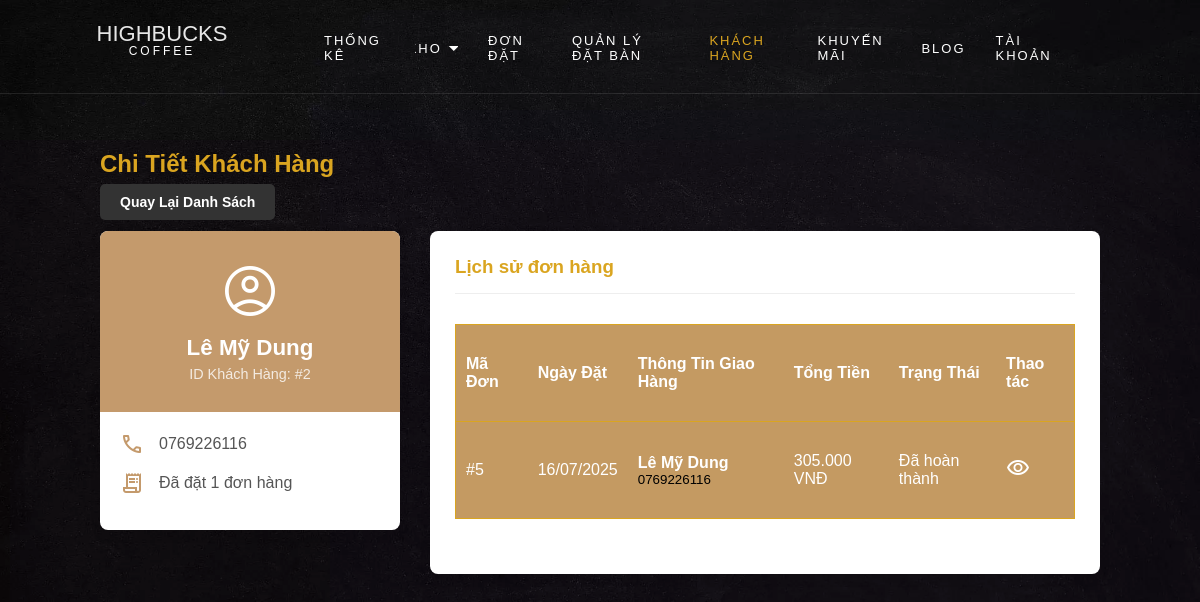
The app's page /Page/customer_details.php?id=2 with its own data.
### tables this page shows
CREATE TABLE IF NOT EXISTS `taikhoan` (
  `idTaiKhoan` int NOT NULL AUTO_INCREMENT,
  `HoTen` varchar(255) DEFAULT NULL,
  `sdt` varchar(11) DEFAULT NULL,
  `MatKhau` char(100) DEFAULT NULL,
  `DiaChi` varchar(255) DEFAULT NULL,
  `ChucVu` varchar(45) DEFAULT 'Khách hàng',
  PRIMARY KEY (`idTaiKhoan`)
);

CREATE TABLE IF NOT EXISTS `donhang` (
  `idDonHang` int NOT NULL AUTO_INCREMENT,
  `idTaiKhoan` int DEFAULT NULL,
  `TenNguoiNhan` varchar(255) DEFAULT NULL,
  `SoDienThoaiNhan` varchar(11) DEFAULT NULL,
  `DiaChiNhan` varchar(255) DEFAULT NULL,
  `NgayDat` datetime DEFAULT CURRENT_TIMESTAMP,
  `TongTien` decimal(10,0) DEFAULT NULL,
  `TrangThai` varchar(255) DEFAULT 'Đợi xác nhận',
  PRIMARY KEY (`idDonHang`)
);

### Page/customer_details.php (the view, shortened to what this page needs)
<?php
include_once '../PHP/Connect.php';
$id_khach_hang = intval($_GET['id']);
$stmt_customer = $conn->prepare("SELECT HoTen, sdt FROM taikhoan WHERE idTaiKhoan = ?");
$stmt_customer->bind_param("i", $id_khach_hang);
$stmt_customer->execute();
$customer = $stmt_customer->get_result()->fetch_assoc();
$orders = [];
$stmt_orders = $conn->prepare("SELECT idDonHang, TenNguoiNhan, SoDienThoaiNhan, DiaChiNhan, NgayDat, TongTien, TrangThai FROM donhang WHERE idTaiKhoan = ? ORDER BY NgayDat DESC");
$stmt_orders->bind_param("i", $id_khach_hang);
$stmt_orders->execute();
$result_orders = $stmt_orders->get_result();
while ($row = $result_orders->fetch_assoc()) {
    $orders[] = $row;
}
?>
<!DOCTYPE html>
<html lang="vi">
<head>
    <link rel="stylesheet" href="../Css/css.css">
</head>
<body>
    <div class="admin-container">
        <?php include_once __DIR__ . '/../PHP/menu_dashboard.php'; ?>
        <div class="dashboard">
             <div class="main-header">
                <h2 style="padding-bottom: 15px;">Chi Tiết Khách Hàng</h2>
                <a style="color: white;" href="customers.php" class="btn btn-secondary">Quay Lại Danh Sách</a>
            </div>
            <div class="customer-details-layout">
                <div class="customer-profile-card">
                    <div class="profile-header">
                        <span class="material-symbols-outlined profile-icon">account_circle</span>
                        <h3><?php echo htmlspecialchars($customer['HoTen']); ?></h3>
                        <p>ID Khách Hàng: #<?php echo $id_khach_hang; ?></p>
                    </div>
                    <div class="profile-body">
                        <div class="profile-info-line">
                            <span class="material-symbols-outlined">call</span>
                            <span><?php echo htmlspecialchars($customer['sdt']); ?></span>
                        </div>
                        <div class="profile-info-line">
                            <span class="material-symbols-outlined">receipt_long</span>
                            <span>Đã đặt <?php echo count($orders); ?> đơn hàng</span>
                        </div>
                    </div>
                </div>
                <div class="customer-order-history">
                     <h3>Lịch sử đơn hàng</h3>
                     <?php if (!empty($orders)): ?>
                        <table class="tbdonhang">
                            <thead>
                                <tr>
                                    <th>Mã Đơn</th>
                                    <th>Ngày Đặt</th>
                                    <th>Thông Tin Giao Hàng</th>
                                    <th>Tổng Tiền</th>
                                    <th>Trạng Thái</th>
                                    <th>Thao tác</th>
                                </tr>
                            </thead>
                            <tbody>
                                <?php foreach ($orders as $order): ?>
                                    <tr>
                                        <td>#<?php echo $order['idDonHang']; ?></td>
                                        <td><?php echo date('d/m/Y', strtotime($order['NgayDat'])); ?></td>
                                        <td>
                                            <strong><?php echo htmlspecialchars($order['TenNguoiNhan']); ?></strong><br>
                                            <small style="color: black;"><?php echo htmlspecialchars($order['SoDienThoaiNhan']); ?></small>
                                        </td>
                                        <td><?php echo number_format($order['TongTien'], 0, ',', '.'); ?> VNĐ</td>
                                        <td><?php echo htmlspecialchars($order['TrangThai']); ?></td>
                                        <td class="action-links">
                                            <a href="order_details.php?id=<?php echo $order['idDonHang']; ?>" title="Xem chi tiết đơn hàng">
                                                <span style="color: white;" class="material-symbols-outlined">visibility</span>
                                            </a>
                                        </td>
                                    </tr>
                                <?php endforeach; ?>
                            </tbody>
                        </table>
                    <?php else: ?>
                        <p style="text-align:center; padding: 20px;">Khách hàng này chưa có đơn hàng nào.</p>
                    <?php endif; ?>
                </div>
            </div>
        </div>
    </div>
</body>
</html>

### Css/css.css (style rules this page uses)
* { padding: 0; margin: 0; box-sizing: border-box; }
html,body { scroll-behavior: smooth; font-family: "Poppins", Arial, sans-serif; background-image: url(../Pic/bg_4.jpg); background-position: center; background-repeat: no-repeat; background-size: cover; background-attachment: fixed; color: gray; font-weight: 300; width: 100%; }
.tbdonhang tr:first-child { background-color: rgba(196,154,98,255); color: white; border-radius: 20px; }
.customer-details-layout { display: flex; gap: 30px; align-items: flex-start; }
.customer-profile-card { flex: 0 0 300px; background: #fff; border-radius: 8px; box-shadow: 0 4px 12px rgba(0,0,0,0.08); overflow: hidden; text-align: center; }
.profile-header { background: #c49a6c; color: white; padding: 30px 20px; }
.profile-icon { font-size: 60px !important; }
.profile-header h3 { margin: 10px 0 5px 0; font-size: 1.4em; }
.profile-header p { margin: 0; opacity: 0.8; font-size: 0.9em; }
.profile-body { padding: 20px; }
.profile-info-line { display: flex; align-items: center; text-align: left; margin-bottom: 15px; color: #555; }
.profile-info-line .material-symbols-outlined { margin-right: 15px; color: #c49a6c; }
.customer-order-history { flex: 1; background: #fff; padding: 25px; border-radius: 8px; box-shadow: 0 4px 12px rgba(0,0,0,0.08); }
.customer-order-history h3 { margin-top: 0; padding-bottom: 15px; border-bottom: 1px solid #eee; }
.customer-order-history .tbdonhang td small { display: block; color: #777; }
.customer-order-history .tbdonhang td a { font-weight: bold; color: #c49a6c; }
.main-header { margin-bottom: 20px; }
.main-header .btn-secondary { background-color: #333; color: #f0f0f0; padding: 10px 20px; border-radius: 5px; margin-top: 15px; text-decoration: none; font-size: 14px; font-weight: bold; cursor: pointer; border: none; transition: background-color 0.3s ease; }

### records on screen
taikhoan: HoTen "Lê Mỹ Dung", sdt "0769226116"
donhang: idDonHang "5", NgayDat "16/07/2025", TenNguoiNhan "Lê Mỹ Dung", SoDienThoaiNhan "0769226116", TongTien "305.000", TrangThai "Đã hoàn thành"

### other values on screen
$id_khach_hang "2"
count($orders) "1"
